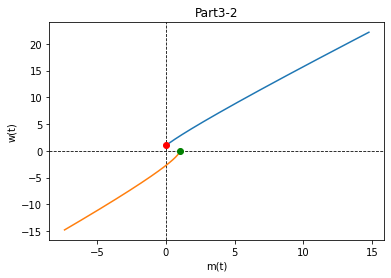

Write the Python code that produced this figure.
from timeit import repeat
import numpy as np
from pandas import Interval
from scipy.integrate import odeint
import matplotlib.pyplot as plt
from matplotlib.animation import FuncAnimation, PillowWriter 
def model(z, t):

    m = z[0]
    w = z[1]

    a = 0
    b = 2
    c = -2
    d = 4
    dmdt = a*m + b*w
    dwdt = c*m + d*w
    return [dmdt, dwdt]

# initial condition
z01 = [0,1]
z02 = [1,0]
# number of time points
n = 1000
# time point
t = np.linspace(0,1,n)
# store solution
m1 = np.empty_like(t)
w1 = np.empty_like(t)
m2 = np.empty_like(t)
w2 = np.empty_like(t)
# record initial conditions
m1[0] = z01[0]
w1[0] = z01[1]
m2[0] = z02[0]
w2[0] = z02[1]
# solve ODE
for i in range(1,n):
    tspan = [t[i-1], t[i]]

    z1 = odeint(model,z01, tspan)
    z2 = odeint(model, z02,tspan)
    m1[i] = z1[1][0]
    w1[i] = z1[1][1]
    m2[i] = z2[1][0]
    w2[i] = z2[1][1]
    # print(m[i], w[i])

    z01 = z1[1]
    z02 = z2[1]

# print(len(m))
# print(len(w))

fig, ax = plt.subplots()
ax.set_ylabel('w(t)')
ax.set_xlabel('m(t)')
ax.set_title('Part3-2')
ax.axhline(color='k', lw=0.8, ls='--')
ax.axvline(color='k', lw=0.8, ls='--')
plt.plot(m1,w1)
plt.plot(m2,w2)

redDot1, = plt.plot([m1[0]], [w1[0]], 'ro')
redDot2, = plt.plot([m2[0]], [w2[0]], 'go')
def animate(i):
    # print(i)

    redDot1.set_data(m1[i], w1[i])
    redDot2.set_data(m2[i], w2[i])
    return redDot1,redDot2

myAnimation = FuncAnimation(fig, animate, frames=range(0,1000),\
            interval=.5,blit=True, repeat=True)
# myAnimation.save('part1.gif', writer='imagemagick', fps=200)
plt.show()
# myAnimation.save('part1.gif', writer='imagemagick', fps=200)
